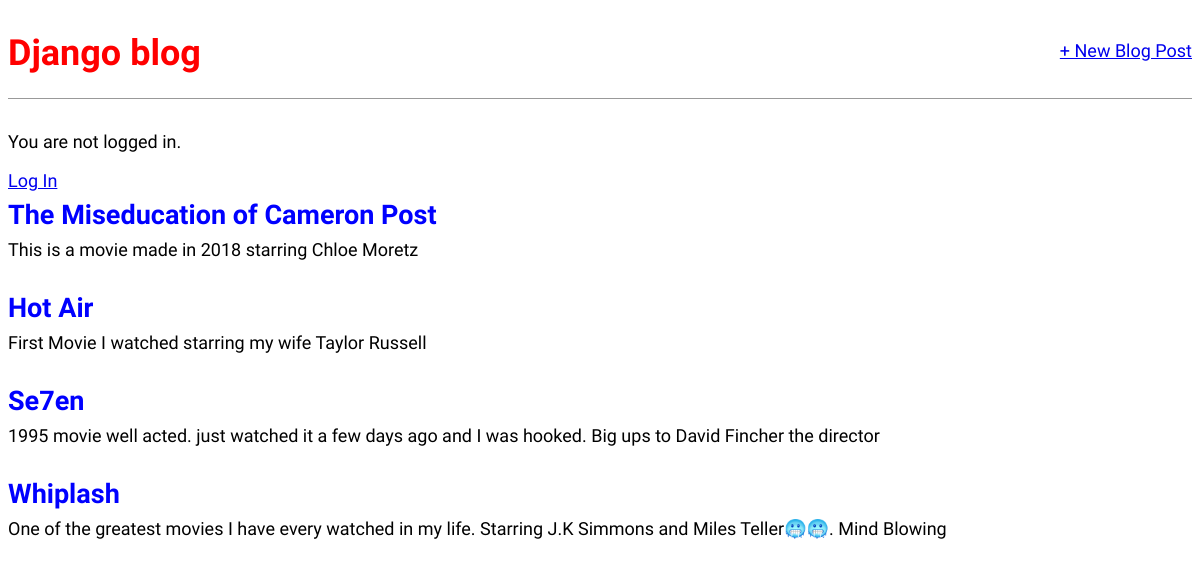
The page / on the database its author committed.
### blog/models.py (models this page shows, shortened)
class Post(models.Model):
    title = models.CharField(max_length=200)
    author = models.ForeignKey(
        "auth.User",
        on_delete=models.CASCADE
    )
    body = models.TextField()

### blog/views.py (the view)
# urls.py: path("", BlogListView.as_view(), name="home"),
class BlogListView(ListView):
    model = Post
    template_name = "home.html"
    context_object_name = "all_posts_list"

### templates/home.html
{% extends "base.html" %}
{% block content %}
    {% for post in all_posts_list %}
        <div class="post-entry">
            <h2><a href="{% url 'post_detail' post.pk %}">{{post.title}}</a></h2>
            <p>{{post.body}}</p>
        </div>
    {% endfor %}
{% endblock content %}

### static/css/base.css (style rules this page uses)
body { font-family: "Source Sans Pro", sans-serif; font-size: 18px }
.post-entry { margin-bottom: 2rem; }
.post-entry h2 { margin: 0.5rem 0; }
.post-entry h2 a, .post-entry h2 a:visited { color: blue; text-decoration: none; }
.post-entry p { margin: 0; font-weight: 400; }

### rows shown on the page
Post: title "The Miseducation of Cameron Post", body "This is a movie made in 2018 starring Chloe Moretz"
Post: title "Hot Air", body "First Movie I watched starring my wife Taylor Russell"
Post: title "Se7en", body "1995 movie well acted. just watched it a few days ago and I was hooked. Big ups to David Fincher the director"
Post: title "Whiplash", body "One of the greatest movies I have every watched in my life. Starring J.K Simmons and Miles Teller🥶🥶. Mind Blowing"
